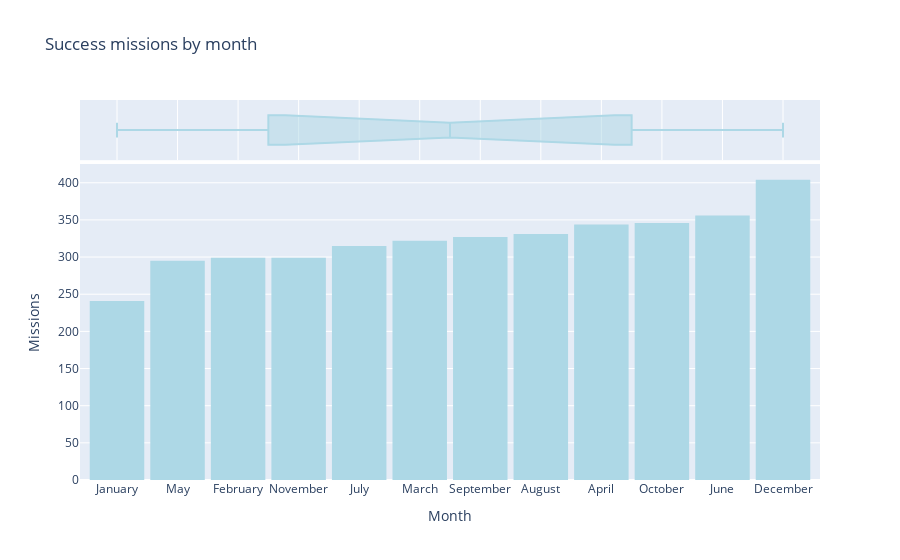

Notebook code cell kept with this figure:
### Markdown cell above
#### PLOT

### Code cell
fig = px.histogram(df_month_data, x="month", y="total_success_missions", title='Success missions by month', 
                   marginal='box', color_discrete_sequence=['lightblue'])

fig.update_layout(
    xaxis_title_text='Month',
    yaxis_title_text='Missions',
    bargap=0.1
)

### Figure 1 — Plotly figure (JSON) as saved in the notebook; plotly's stock layout.template omitted (floating-point values rounded to 4 significant figures)
{"data": [{"alignmentgroup": "True", "bingroup": "x", "histfunc": "sum", "hovertemplate": "month=%{x}<br>sum of total_success_missions=%{y}<extra></extra>", "legendgroup": "", "marker": {"color": "lightblue", "pattern": {"shape": ""}}, "name": "", "offsetgroup": "", "orientation": "v", "showlegend": false, "type": "histogram", "x": ["January", "May", "February", "November", "July", "March", "September", "August", "April", "October", "June", "December"], "xaxis": "x", "y": [241, 295, 299, 299, 315, 322, 327, 331, 344, 346, 356, 404], "yaxis": "y"}, {"alignmentgroup": "True", "hovertemplate": "month=%{x}<extra></extra>", "legendgroup": "", "marker": {"color": "lightblue"}, "name": "", "notched": true, "offsetgroup": "", "showlegend": false, "type": "box", "x": ["January", "May", "February", "November", "July", "March", "September", "August", "April", "October", "June", "December"], "xaxis": "x2", "yaxis": "y2"}], "layout": {"bargap": 0.1, "barmode": "relative", "legend": {"tracegroupgap": 0}, "title": {"text": "Success missions by month"}, "xaxis": {"anchor": "y", "domain": [0, 1], "title": {"text": "Month"}}, "xaxis2": {"anchor": "y2", "domain": [0, 1], "matches": "x", "showgrid": true, "showticklabels": false}, "yaxis": {"anchor": "x", "domain": [0, 0.8316], "title": {"text": "Missions"}}, "yaxis2": {"anchor": "x2", "domain": [0.8416, 1], "matches": "y2", "showgrid": false, "showline": false, "showticklabels": false, "ticks": ""}}}
